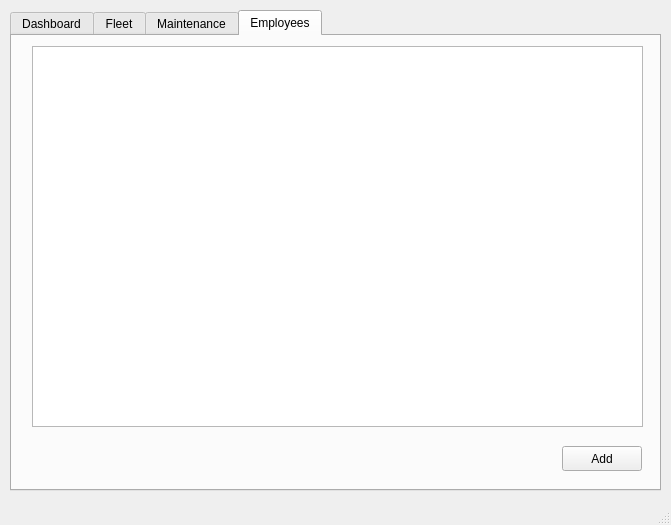
<?xml version="1.0" encoding="UTF-8"?>
<ui version="4.0">
 <class>MainWindow</class>
 <widget class="QMainWindow" name="MainWindow">
  <property name="geometry">
   <rect>
    <x>0</x>
    <y>0</y>
    <width>671</width>
    <height>525</height>
   </rect>
  </property>
  <property name="windowTitle">
   <string>Airline Panel</string>
  </property>
  <widget class="QWidget" name="centralwidget">
   <widget class="QTabWidget" name="tabWidget">
    <property name="geometry">
     <rect>
      <x>10</x>
      <y>10</y>
      <width>651</width>
      <height>481</height>
     </rect>
    </property>
    <property name="currentIndex">
     <number>3</number>
    </property>
    <widget class="QWidget" name="dashboard_tab">
     <attribute name="title">
      <string>Dashboard</string>
     </attribute>
     <widget class="QTableWidget" name="dash_flight_table">
      <property name="geometry">
       <rect>
        <x>20</x>
        <y>30</y>
        <width>611</width>
        <height>211</height>
       </rect>
      </property>
     </widget>
     <widget class="QLabel" name="label">
      <property name="geometry">
       <rect>
        <x>30</x>
        <y>270</y>
        <width>101</width>
        <height>17</height>
       </rect>
      </property>
      <property name="font">
       <font>
        <pointsize>11</pointsize>
        <weight>75</weight>
        <bold>true</bold>
       </font>
      </property>
      <property name="text">
       <string>Finances</string>
      </property>
     </widget>
     <widget class="QLabel" name="dash_finances_label">
      <property name="geometry">
       <rect>
        <x>190</x>
        <y>270</y>
        <width>81</width>
        <height>17</height>
       </rect>
      </property>
      <property name="font">
       <font>
        <pointsize>11</pointsize>
        <weight>75</weight>
        <bold>true</bold>
       </font>
      </property>
      <property name="text">
       <string>$$$$</string>
      </property>
     </widget>
     <widget class="QLabel" name="label_3">
      <property name="geometry">
       <rect>
        <x>30</x>
        <y>310</y>
        <width>101</width>
        <height>21</height>
       </rect>
      </property>
      <property name="font">
       <font>
        <pointsize>11</pointsize>
        <weight>75</weight>
        <bold>true</bold>
       </font>
      </property>
      <property name="text">
       <string>Employees</string>
      </property>
     </widget>
     <widget class="QLabel" name="dash_employee_label">
      <property name="geometry">
       <rect>
        <x>190</x>
        <y>310</y>
        <width>81</width>
        <height>17</height>
       </rect>
      </property>
      <property name="font">
       <font>
        <pointsize>11</pointsize>
        <weight>75</weight>
        <bold>true</bold>
       </font>
      </property>
      <property name="text">
       <string>$$$$</string>
      </property>
     </widget>
     <widget class="QLabel" name="dash_fleet_label">
      <property name="geometry">
       <rect>
        <x>530</x>
        <y>270</y>
        <width>81</width>
        <height>17</height>
       </rect>
      </property>
      <property name="font">
       <font>
        <pointsize>11</pointsize>
        <weight>75</weight>
        <bold>true</bold>
       </font>
      </property>
      <property name="text">
       <string>$$$$</string>
      </property>
     </widget>
     <widget class="QLabel" name="label_6">
      <property name="geometry">
       <rect>
        <x>400</x>
        <y>270</y>
        <width>101</width>
        <height>21</height>
       </rect>
      </property>
      <property name="font">
       <font>
        <pointsize>11</pointsize>
        <weight>75</weight>
        <bold>true</bold>
       </font>
      </property>
      <property name="text">
       <string>Fleet Size</string>
      </property>
     </widget>
     <widget class="QLabel" name="dash_planes_label">
      <property name="geometry">
       <rect>
        <x>530</x>
        <y>310</y>
        <width>81</width>
        <height>17</height>
       </rect>
      </property>
      <property name="font">
       <font>
        <pointsize>11</pointsize>
        <weight>75</weight>
        <bold>true</bold>
       </font>
      </property>
      <property name="text">
       <string>$$$$</string>
      </property>
     </widget>
     <widget class="QLabel" name="label_8">
      <property name="geometry">
       <rect>
        <x>400</x>
        <y>310</y>
        <width>101</width>
        <height>21</height>
       </rect>
      </property>
      <property name="font">
       <font>
        <pointsize>11</pointsize>
        <weight>75</weight>
        <bold>true</bold>
       </font>
      </property>
      <property name="text">
       <string>Planes</string>
      </property>
     </widget>
     <widget class="QLabel" name="label_9">
      <property name="geometry">
       <rect>
        <x>400</x>
        <y>350</y>
        <width>101</width>
        <height>21</height>
       </rect>
      </property>
      <property name="font">
       <font>
        <pointsize>11</pointsize>
        <weight>75</weight>
        <bold>true</bold>
       </font>
      </property>
      <property name="text">
       <string>Busses</string>
      </property>
     </widget>
     <widget class="QLabel" name="dash_busses_label">
      <property name="geometry">
       <rect>
        <x>530</x>
        <y>350</y>
        <width>81</width>
        <height>17</height>
       </rect>
      </property>
      <property name="font">
       <font>
        <pointsize>11</pointsize>
        <weight>75</weight>
        <bold>true</bold>
       </font>
      </property>
      <property name="text">
       <string>$$$$</string>
      </property>
     </widget>
     <widget class="QLabel" name="label_11">
      <property name="geometry">
       <rect>
        <x>30</x>
        <y>350</y>
        <width>101</width>
        <height>21</height>
       </rect>
      </property>
      <property name="font">
       <font>
        <pointsize>11</pointsize>
        <weight>75</weight>
        <bold>true</bold>
       </font>
      </property>
      <property name="text">
       <string>Active Routes</string>
      </property>
     </widget>
     <widget class="QLabel" name="dash_activeR_label">
      <property name="geometry">
       <rect>
        <x>190</x>
        <y>350</y>
        <width>81</width>
        <height>17</height>
       </rect>
      </property>
      <property name="font">
       <font>
        <pointsize>11</pointsize>
        <weight>75</weight>
        <bold>true</bold>
       </font>
      </property>
      <property name="text">
       <string>$$$$</string>
      </property>
     </widget>
     <widget class="QLabel" name="label_13">
      <property name="geometry">
       <rect>
        <x>30</x>
        <y>390</y>
        <width>141</width>
        <height>21</height>
       </rect>
      </property>
      <property name="font">
       <font>
        <pointsize>11</pointsize>
        <weight>75</weight>
        <bold>true</bold>
       </font>
      </property>
      <property name="text">
       <string>Passenger Served</string>
      </property>
     </widget>
     <widget class="QLabel" name="dash_passenger_label">
      <property name="geometry">
       <rect>
        <x>190</x>
        <y>390</y>
        <width>81</width>
        <height>17</height>
       </rect>
      </property>
      <property name="font">
       <font>
        <pointsize>11</pointsize>
        <weight>75</weight>
        <bold>true</bold>
       </font>
      </property>
      <property name="text">
       <string>$$$$</string>
      </property>
     </widget>
     <widget class="QLabel" name="label_15">
      <property name="geometry">
       <rect>
        <x>400</x>
        <y>390</y>
        <width>101</width>
        <height>21</height>
       </rect>
      </property>
      <property name="font">
       <font>
        <pointsize>11</pointsize>
        <weight>75</weight>
        <bold>true</bold>
       </font>
      </property>
      <property name="text">
       <string>Total Flights</string>
      </property>
     </widget>
     <widget class="QLabel" name="dash_flights_label">
      <property name="geometry">
       <rect>
        <x>530</x>
        <y>390</y>
        <width>81</width>
        <height>17</height>
       </rect>
      </property>
      <property name="font">
       <font>
        <pointsize>11</pointsize>
        <weight>75</weight>
        <bold>true</bold>
       </font>
      </property>
      <property name="text">
       <string>$$$$</string>
      </property>
     </widget>
     <widget class="QLabel" name="label_2">
      <property name="geometry">
       <rect>
        <x>20</x>
        <y>10</y>
        <width>91</width>
        <height>17</height>
       </rect>
      </property>
      <property name="text">
       <string>Flights</string>
      </property>
     </widget>
    </widget>
    <widget class="QWidget" name="fleet_tab">
     <attribute name="title">
      <string>Fleet</string>
     </attribute>
     <widget class="QTableWidget" name="fleet_table">
      <property name="geometry">
       <rect>
        <x>20</x>
        <y>10</y>
        <width>611</width>
        <height>381</height>
       </rect>
      </property>
     </widget>
     <widget class="QPushButton" name="schedule_maint_button">
      <property name="geometry">
       <rect>
        <x>220</x>
        <y>410</y>
        <width>141</width>
        <height>25</height>
       </rect>
      </property>
      <property name="text">
       <string>Schedule Maintenance</string>
      </property>
     </widget>
     <widget class="QPushButton" name="add_fleet_button">
      <property name="geometry">
       <rect>
        <x>550</x>
        <y>410</y>
        <width>80</width>
        <height>25</height>
       </rect>
      </property>
      <property name="text">
       <string>Add</string>
      </property>
     </widget>
     <widget class="QDateTimeEdit" name="fleet_date_time">
      <property name="geometry">
       <rect>
        <x>20</x>
        <y>410</y>
        <width>194</width>
        <height>26</height>
       </rect>
      </property>
     </widget>
    </widget>
    <widget class="QWidget" name="maintenance_tab">
     <attribute name="title">
      <string>Maintenance</string>
     </attribute>
     <widget class="QTableWidget" name="maintenance_table">
      <property name="geometry">
       <rect>
        <x>20</x>
        <y>10</y>
        <width>611</width>
        <height>381</height>
       </rect>
      </property>
     </widget>
    </widget>
    <widget class="QWidget" name="employee_tab">
     <attribute name="title">
      <string>Employees</string>
     </attribute>
     <widget class="QTableWidget" name="employee_table">
      <property name="geometry">
       <rect>
        <x>20</x>
        <y>10</y>
        <width>611</width>
        <height>381</height>
       </rect>
      </property>
     </widget>
     <widget class="QPushButton" name="add_employee_button">
      <property name="geometry">
       <rect>
        <x>550</x>
        <y>410</y>
        <width>80</width>
        <height>25</height>
       </rect>
      </property>
      <property name="text">
       <string>Add</string>
      </property>
     </widget>
    </widget>
   </widget>
  </widget>
  <widget class="QMenuBar" name="menubar">
   <property name="geometry">
    <rect>
     <x>0</x>
     <y>0</y>
     <width>671</width>
     <height>22</height>
    </rect>
   </property>
  </widget>
  <widget class="QStatusBar" name="statusbar"/>
 </widget>
 <resources/>
 <connections/>
</ui>
